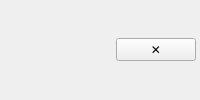
<?xml version="1.0" encoding="UTF-8"?>
<ui version="4.0">
 <class>AlertPill</class>
 <widget class="QFrame" name="pill">
  <layout class="QHBoxLayout" name="pillLayout">
   <property name="leftMargin"><number>4</number></property>
   <property name="topMargin"><number>0</number></property>
   <property name="rightMargin"><number>4</number></property>
   <property name="bottomMargin"><number>0</number></property>
   <item>
    <widget class="QLabel" name="priceLabel"/>
   </item>
   <item>
    <widget class="QLabel" name="expiryIcon"/>
   </item>
   <item>
    <widget class="QPushButton" name="removeButton">
     <property name="cursor"><cursorShape>PointingHandCursor</cursorShape></property>
     <property name="text"><string>✕</string></property>
    </widget>
   </item>
  </layout>
 </widget>
 <resources/>
 <connections/>
</ui>
